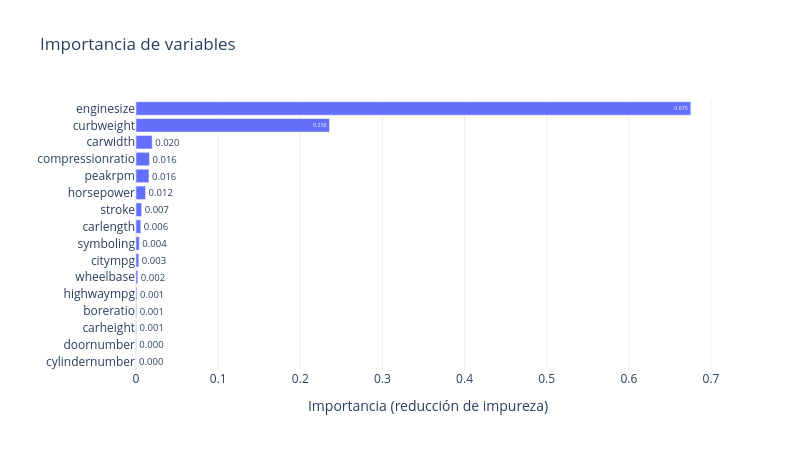

Here is the notebook cell this chart was saved with:
### Code cell
# Importancias
importancias = plot_importancias(arbol_sin_podar, X_train.columns)
print(importancias)

### Figure 1 — Plotly figure (JSON) as saved in the notebook; plotly's stock layout.template omitted (floating-point values rounded to 4 significant figures)
{"data": [{"hovertemplate": "Importancia (reducción de impureza)=%{x}<br>=%{y}<extra></extra>", "legendgroup": "", "marker": {"color": "#636efa", "pattern": {"shape": ""}}, "name": "", "orientation": "h", "showlegend": false, "textposition": "auto", "texttemplate": "%{x:.3f}", "type": "bar", "x": [7.318e-05, 0.0003767, 0.0006705, 0.0007695, 0.001147, 0.002212, 0.003412, 0.004067, 0.005857, 0.006883, 0.01166, 0.01578, 0.0164, 0.0197, 0.2356, 0.6754], "xaxis": "x", "y": ["cylindernumber", "doornumber", "carheight", "boreratio", "highwaympg", "wheelbase", "citympg", "symboling", "carlength", "stroke", "horsepower", "peakrpm", "compressionratio", "carwidth", "curbweight", "enginesize"], "yaxis": "y"}], "layout": {"barmode": "relative", "height": 450, "legend": {"tracegroupgap": 0}, "title": {"text": "Importancia de variables"}, "width": 800, "xaxis": {"anchor": "y", "domain": [0, 1], "title": {"text": "Importancia (reducción de impureza)"}}, "yaxis": {"anchor": "x", "domain": [0, 1], "title": {"text": ""}}}}
